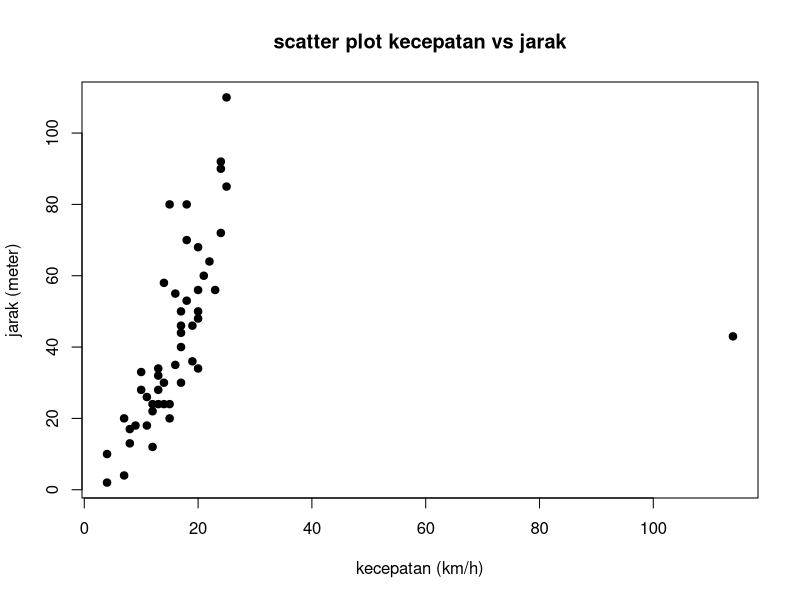
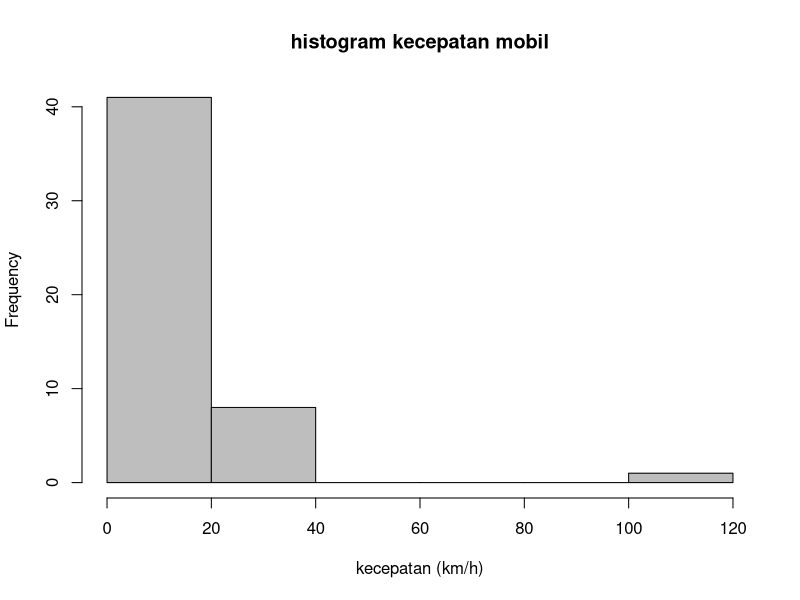

These figures' R source, in order:
# soal 1
kecepatan <- c(4,4,7,7,8,8,9,10,10,11,11,12,12,12,13,13,13,13,114,14,14,14,15,15,15,16,16,17,17,17,17,17,18,18,18,19,19,20,20,20,20,20,21,22,23,24,24,24,25,25)
jarak <- c(2,10,4,20,17,13,18,28,33,18,26,12,24,22,28,24,32,34,43,24,30,58,80,20,24,55,35,40,30,44,50,46,53,70,80,36,46,68,34,48,50,56,60,64,56,72,90,92,110,85)

kecepatan_rata <- mean(kecepatan)
jarak_rata <- mean(jarak)
sd_jarak <- sd(jarak)
print(paste("kecepatan rata-rata = ", kecepatan_rata))
print(paste("jarak rata-rata = ", jarak_rata))
print(paste("sd jarak = ", sd_jarak))

#soal 2
png("scatterplot.png", width = 600, height = 400)
plot(kecepatan, jarak, main = "scatter plot kecepatan vs jarak",xlab = "kecepatan (km/h)", ylab = "jarak (meter)",pch = 19, col = "black")
dev.off()

png("histogram_kecepatan.png", width = 600, height = 400)
hist(kecepatan, main = "histogram kecepatan mobil",xlab = "kecepatan (km/h)",col = "gray", border = "black")
dev.off()


#soal 3
math_mean <- 75 
math_sd <- 10
english_mean <- 70
english_sd <- 8

koefisien_math <- (math_sd / math_mean) * 100
koefisien_english <- (english_sd / english_mean) * 100

print(paste("koefisien math tomas: ", koefisien_math))
print(paste("koefisien english tomas: ", koefisien_english))